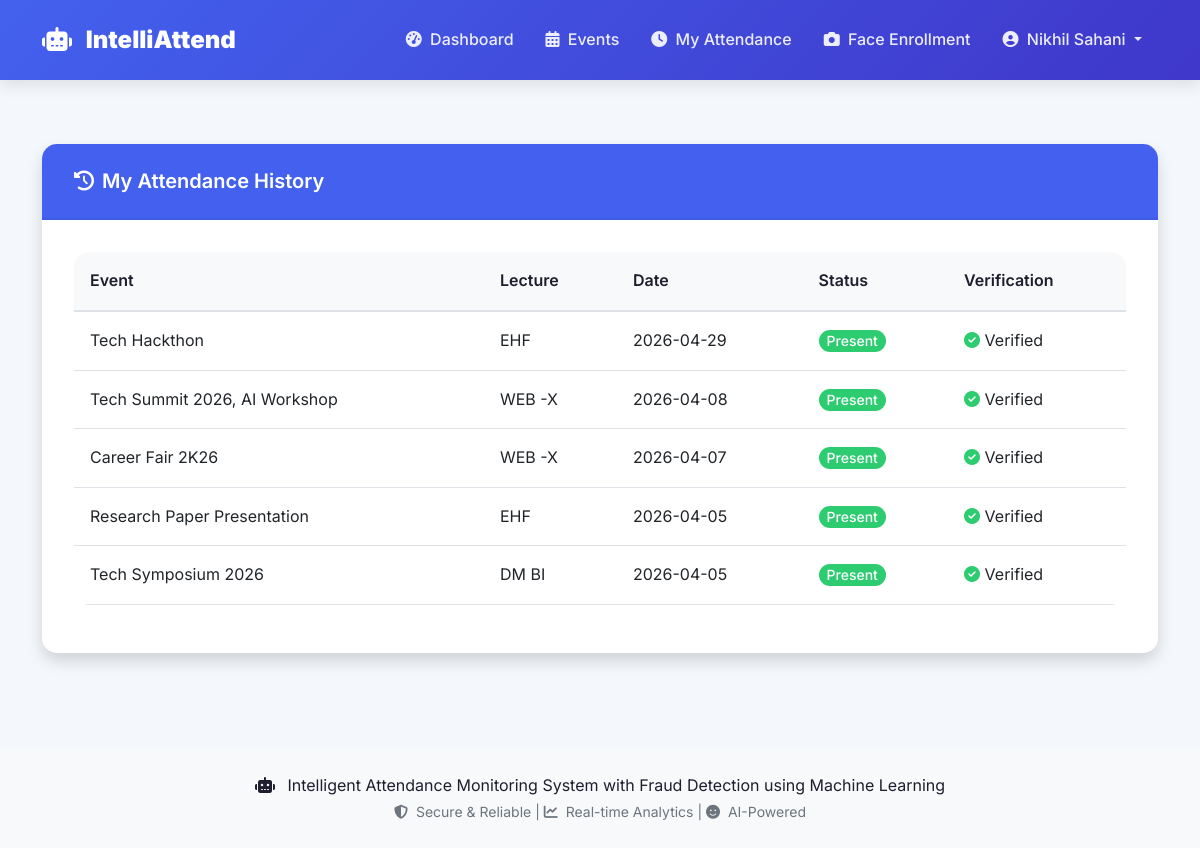
/my-attendance (signed in), run on the app's committed database.
### tables this page shows
CREATE TABLE "attendance" (
            id INTEGER PRIMARY KEY AUTOINCREMENT,
            user_id INTEGER NOT NULL,
            event_id INTEGER NOT NULL,
            lecture_name TEXT,
            lecture_id INTEGER,
            timestamp DATETIME DEFAULT CURRENT_TIMESTAMP,
            fraud_score REAL DEFAULT 0,
            verified BOOLEAN DEFAULT 1, location_latitude REAL, location_longitude REAL, location_verified INTEGER DEFAULT 0, liveness_score REAL DEFAULT 0, fraud_risk_score REAL DEFAULT 0, checkin_latitude REAL, checkin_longitude REAL, location_distance REAL,
            FOREIGN KEY (user_id) REFERENCES users (id),
            FOREIGN KEY (event_id) REFERENCES events (id)
        );

CREATE TABLE events (
            id INTEGER PRIMARY KEY AUTOINCREMENT,
            name TEXT NOT NULL,
            description TEXT,
            date DATE NOT NULL,
            venue TEXT DEFAULT '',
            max_capacity INTEGER DEFAULT 100,
            current_registrations INTEGER DEFAULT 0,
            registration_deadline DATETIME,
            require_face BOOLEAN DEFAULT 1,
            allow_manual BOOLEAN DEFAULT 1,
            enable_fraud_detection BOOLEAN DEFAULT 1,
            is_active BOOLEAN DEFAULT 1,
            created_by INTEGER,
            created_at DATETIME DEFAULT CURRENT_TIMESTAMP,
            deleted_at DATETIME,
            deleted_by INTEGER, time TIME, end_time DATETIME, start_time DATETIME, venue_latitude REAL, venue_longitude REAL, venue_radius INTEGER DEFAULT 100,
            FOREIGN KEY (created_by) REFERENCES admins (id),
            FOREIGN KEY (deleted_by) REFERENCES admins (id)
        );

### backend/app_fixed.py (the view, shortened to what this page needs)
@app.route('/my-attendance')
@login_required
def my_attendance():
    if 'user_id' not in session:
        flash('Please login first', 'warning')
        return redirect(url_for('login'))
    conn = get_db_connection()
    try:
        attendance_records = conn.execute('''
            SELECT a.*, e.name as event_name
            FROM attendance a
            JOIN events e ON a.event_id = e.id
            WHERE a.user_id = ?
            ORDER BY a.timestamp DESC
        ''', (session['user_id'],)).fetchall()
        attendance_history = []
        for record in attendance_records:
            attendance_history.append({
                'event_name': record['event_name'],
                'lecture_name': record['lecture_name'] or 'Main Session',
                'date': record['timestamp'][:10] if record['timestamp'] else 'N/A',
                'status': 'Present',
                'verified': record['verified']
            })
    finally:
        conn.close()
    return render_template('attendance/my_attendance.html',
                         attendance=attendance_history)

### backend/app_fixed.py (called while the page is built)
@app.context_processor
def inject_now():
    return {'now': datetime.now}

def login_required(f):
    @wraps(f)
    def decorated_function(*args, **kwargs):
        if 'user_id' not in session and 'admin_id' not in session:
            flash('Please login first', 'warning')
            return redirect(url_for('login'))
        return f(*args, **kwargs)
    return decorated_function

def get_db_connection():
    conn = sqlite3.connect(app.config['DATABASE_PATH'])
    conn.row_factory = sqlite3.Row  # This enables column access by name
    return conn

### frontend/templates/attendance/my_attendance.html (shortened to what this page needs)
{% extends "base.html" %}
{% block content %}
<div class="container mt-4">
    <div class="row">
        <div class="col-12">
            <div class="card shadow">
                <div class="card-header bg-primary text-white">
                    <h4 class="mb-0">
                        <i class="fas fa-history me-2"></i>My Attendance History
                    </h4>
                </div>
                <div class="card-body">
                    {% if attendance %}
                        <div class="table-responsive">
                            <table class="table table-hover">
                                <thead>
                                    <tr>
                                        <th>Event</th>
                                        <th>Lecture</th>
                                        <th>Date</th>
                                        <th>Status</th>
                                        <th>Verification</th>
                                    </tr>
                                </thead>
                                <tbody>
                                    {% for record in attendance %}
                                    <tr>
                                        <td>{{ record.event_name }}</td>
                                        <td>{{ record.lecture_name }}</td>
                                        <td>{{ record.date }}</td>
                                        <td>
                                            <span class="badge bg-success">{{ record.status }}</span>
                                        </td>
                                        <td>
                                            {% if record.verified %}
                                                <i class="fas fa-check-circle text-success"></i> Verified
                                            {% else %}
                                                <i class="fas fa-times-circle text-danger"></i> Pending
                                            {% endif %}
                                        </td>
                                    </tr>
                                    {% endfor %}
                                </tbody>
                            </table>
                        </div>
                    {% endif %}
                </div>
            </div>
        </div>
    </div>
</div>
{% endblock %}

### frontend/static/css/style.css (style rules this page uses)
:root { --primary: #4361ee; --primary-dark: #3f37c9; --primary-light: #4895ef; --secondary: #4cc9f0; --success: #2ecc71; --danger: #f72585; --warning: #f8961e; --info: #4895ef; --dark: #1e1e2f; --light: #f8f9fa; --gray: #6c757d; --gradient-primary: linear-gradient(135deg, var(--primary), var(--primary-dark)); --gradient-success: linear-gradient(135deg, #2ecc71, #27ae60); --gradient-danger: linear-gradient(135deg, #f72585, #b5179e); --gradient-warning: linear-gradient(135deg, #f8961e, #f3722c); --gradient-info: linear-gradient(135deg, #4cc9f0, #4895ef); --shadow-sm: 0 2px 4px rgba(0,0,0,0.08); --shadow-md: 0 5px 15px rgba(0,0,0,0.1); --shadow-lg: 0 10px 25px rgba(0,0,0,0.15); --shadow-xl: 0 20px 40px rgba(0,0,0,0.2); --radius-sm: 8px; --radius-md: 12px; --radius-lg: 15px; --radius-xl: 20px; --radius-circle: 50%; --transition-fast: 0.2s ease; --transition-normal: 0.3s ease; --transition-slow: 0.5s ease; --spacing-xs: 0.25rem; --spacing-sm: 0.5rem; --spacing-md: 1rem; --spacing-lg: 1.5rem; --spacing-xl: 2rem; --spacing-xxl: 3rem; --font-xs: 0.75rem; --font-sm: 0.875rem; --font-md: 1rem; --font-lg: 1.25rem; --font-xl: 1.5rem; --font-xxl: 2rem; --font-display: 3rem; }
* { margin: 0; padding: 0; box-sizing: border-box; }
html { scroll-behavior: smooth; }
body { font-family: 'Inter', sans-serif; font-size: var(--font-md); line-height: 1.6; color: var(--dark); background-color: #f4f7fc; min-height: 100vh; display: flex; flex-direction: column; }
h1, h2, h3, h4, h5, h6 { font-weight: 600; line-height: 1.3; margin-bottom: var(--spacing-md); }
h4 { font-size: var(--font-lg); }
.card { border: none; border-radius: var(--radius-lg); box-shadow: var(--shadow-md); transition: transform var(--transition-normal), box-shadow var(--transition-normal); overflow: hidden; margin-bottom: var(--spacing-lg); }
.card-header { background: white; border-bottom: 2px solid rgba(0,0,0,0.05); padding: var(--spacing-lg) var(--spacing-xl); font-weight: 600; }
.card-body { padding: var(--spacing-xl); }
.table { background: white; border-radius: var(--radius-lg); overflow: hidden; }
.table thead th { background: var(--light); border-bottom: 2px solid #dee2e6; font-weight: 600; color: var(--dark); padding: var(--spacing-md); }
.table tbody td { padding: var(--spacing-md); vertical-align: middle; }
.table-responsive { border-radius: var(--radius-lg); }
.badge { padding: var(--spacing-xs) var(--spacing-sm); border-radius: 20px; font-weight: 500; font-size: var(--font-sm); }
.text-success { color: var(--success) !important; }
.bg-primary { background-color: var(--primary) !important; }
.bg-success { background-color: var(--success) !important; }
@media (max-width: 1200px) { :root { --font-display: 2.5rem; --font-xxl: 1.75rem; } }
.user-row, .user-row *, tr, td, tbody tr, tbody tr:hover, .table tbody tr, .table tbody tr:hover { transition: none !important; transform: none !important; animation: none !important; background-color: transparent !important; }

### data on the page
attendance: event_name "Tech Hackthon", lecture_name "EHF", date "2026-04-29", status "Present", verified True (drawn)
attendance: event_name "Tech Summit 2026, AI Workshop", lecture_name "WEB -X", date "2026-04-08", status "Present", verified True (drawn)
attendance: event_name "Career Fair 2K26", lecture_name "WEB -X", date "2026-04-07", status "Present", verified True (drawn)
attendance: event_name "Research Paper Presentation", lecture_name "EHF", date "2026-04-05", status "Present", verified True (drawn)
attendance: event_name "Tech Symposium 2026", lecture_name "DM BI", date "2026-04-05", status "Present", verified True (drawn)

### other printed values
{{ session.user_name }} "Nikhil Sahani"
